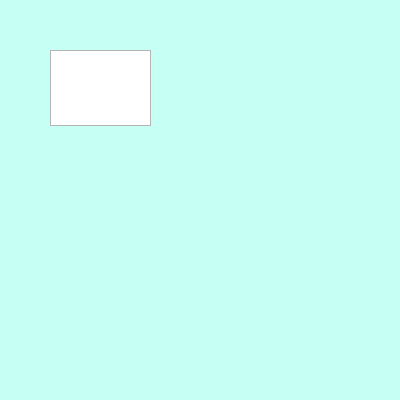
Frame 1 (no input)
Frame 60 (the mouse pressed at the canvas centre just before this capture): identical to frame 1, image omitted
Frame 120 (the mouse held since frame 60 and released just before this capture): identical to frame 1, image omitted

The Processing sketch that drew this single still picture (run headless with seeded random() and noise(); from frame 60 on, the mouse is pressed at the canvas centre):

// Processing sketch: processing_60639
// ── processing_60639.pde

int x = 50;
int y = 50;
int w = 100;
int h = 75;
 
void setup() {
  size(400, 400);
  rectMode(CORNER);
  colorMode(HSB, 360,100,100,100);
}
 
void draw() {
  background(168,22,100, 2);
  stroke(255);
   
if (mouseX >= x && mouseX <= x+100 && mouseY >= y && mouseY <= y+h) {
    w += 1.5;
    h +=1;
    fill(0,23,100);
    
         
   
  } else {
    w = 100;
    h = 75;
    fill(0,0,100);
  }
 
  rect(x, y, w, h);
} 
